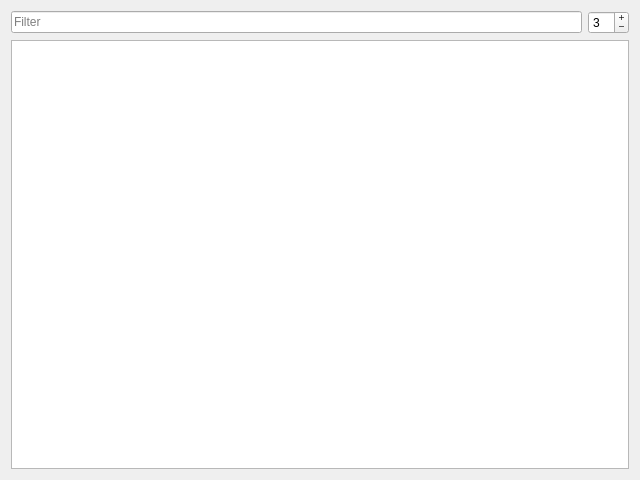
<?xml version="1.0" encoding="UTF-8"?>
<ui version="4.0">
 <class>Strings</class>
 <widget class="QWidget" name="Strings">
  <property name="geometry">
   <rect>
    <x>0</x>
    <y>0</y>
    <width>640</width>
    <height>480</height>
   </rect>
  </property>
  <property name="windowTitle">
   <string>Strings</string>
  </property>
  <layout class="QVBoxLayout" name="verticalLayout">
   <item>
    <layout class="QHBoxLayout" name="horizontalLayout">
     <item>
      <widget class="QLineEdit" name="filterInput">
       <property name="autoFillBackground">
        <bool>false</bool>
       </property>
       <property name="frame">
        <bool>true</bool>
       </property>
       <property name="placeholderText">
        <string>Filter</string>
       </property>
       <property name="clearButtonEnabled">
        <bool>false</bool>
       </property>
      </widget>
     </item>
     <item>
      <widget class="QSpinBox" name="stringLength">
       <property name="whatsThis">
        <string>Minimal string length</string>
       </property>
       <property name="buttonSymbols">
        <enum>QAbstractSpinBox::PlusMinus</enum>
       </property>
       <property name="accelerated">
        <bool>false</bool>
       </property>
       <property name="suffix">
        <string/>
       </property>
       <property name="prefix">
        <string/>
       </property>
       <property name="minimum">
        <number>1</number>
       </property>
       <property name="value">
        <number>3</number>
       </property>
      </widget>
     </item>
    </layout>
   </item>
   <item>
    <widget class="QListWidget" name="listWidget">
     <property name="autoFillBackground">
      <bool>false</bool>
     </property>
     <property name="selectionMode">
      <enum>QAbstractItemView::SingleSelection</enum>
     </property>
    </widget>
   </item>
  </layout>
 </widget>
 <resources/>
 <connections/>
</ui>
